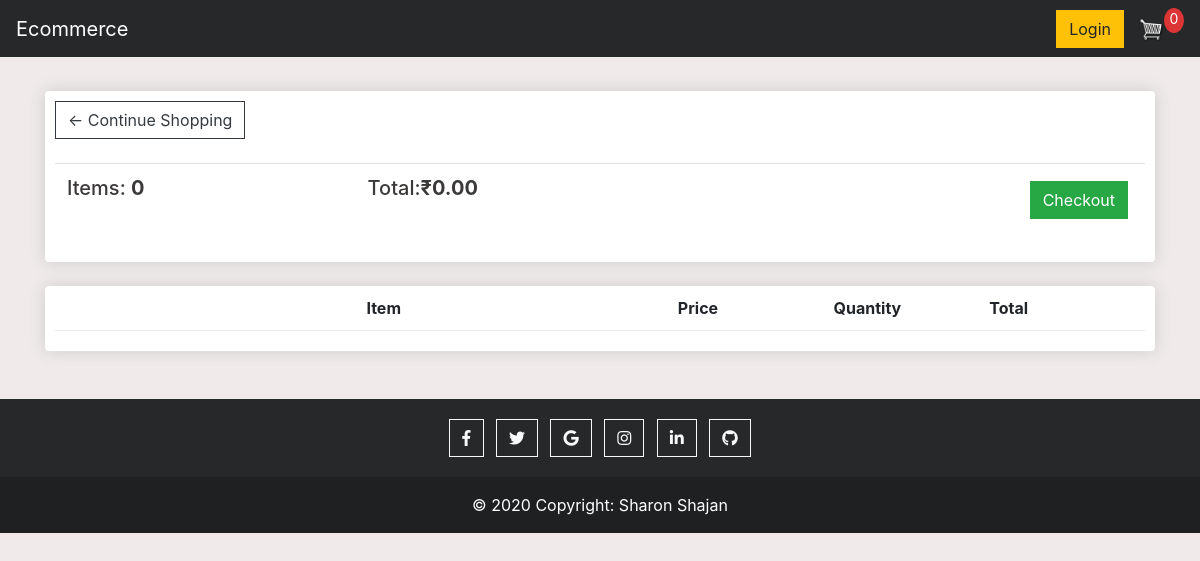
Page /cart (signed in) on the earlier database version.
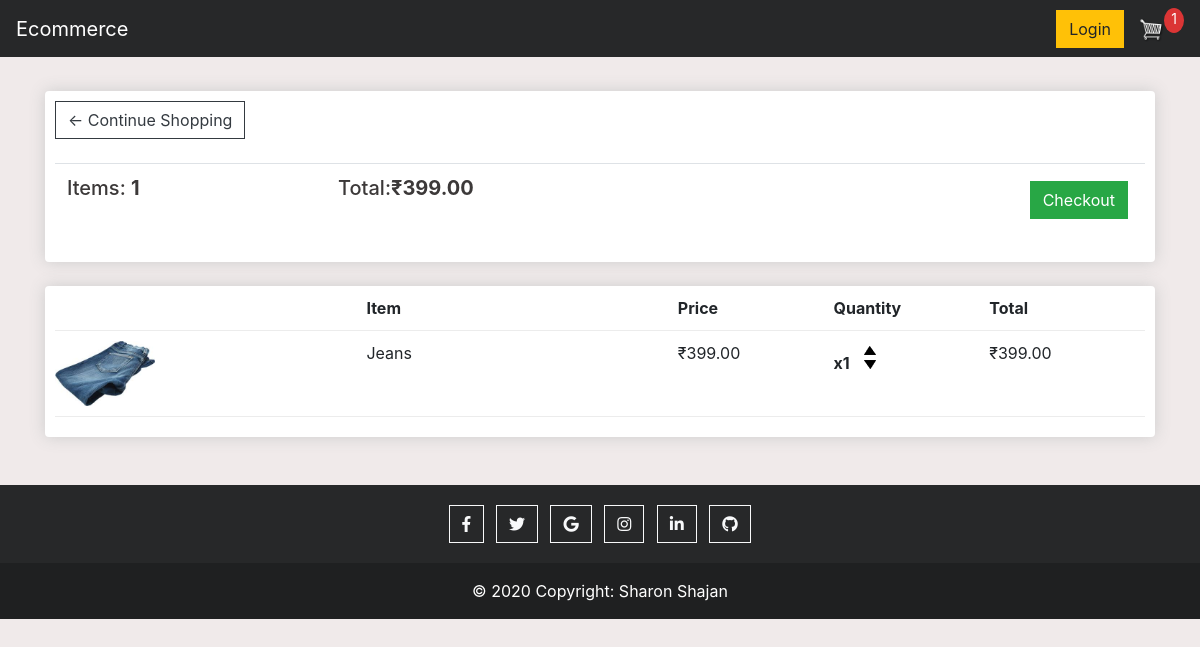
Same page on the later database version.
### store/models.py (models this page shows, shortened)
class Order(models.Model):
    customer = models.ForeignKey(Customer, on_delete=models.SET_NULL, blank=True, null=True)
    date_ordered = models.DateTimeField(auto_now_add=True)
    complete = models.BooleanField(default=False, null=True, blank=False)
    transaction_id = models.CharField(max_length=100, null=True)
    @property
    def get_cart_total(self):
        orderitems = self.orderitem_set.all()
        total = sum([item.get_total for item in orderitems])
        return total
    @property
    def get_cart_items(self):
        orderitems = self.orderitem_set.all()
        total = sum([item.quantity for item in orderitems])
        return total

class OrderItem(models.Model):
    product = models.ForeignKey(Product, on_delete=models.SET_NULL, blank=True, null=True)
    order = models.ForeignKey(Order, on_delete=models.SET_NULL, blank=True, null=True)
    quantity = models.IntegerField(default=0, null=True, blank=True)
    date_added = models.DateTimeField(auto_now_add=True)
    @property
    def get_total(self):
        total = self.product.price * self.quantity
        return total

class Product(models.Model):
    name = models.CharField(max_length=100, null=True)
    price = models.DecimalField(max_digits=7, decimal_places=2)
    digital = models.BooleanField(default=False, null=True, blank=False)
    image = models.ImageField(null=True, blank=True)
    @property
    def imageURL(self):
        try:
            url = self.image.url
        except:
            url = ''
        return url

### store/views.py (the view)
# urls.py: path('cart', views.cart, name="cart"),
def cart(request):
    data = cartData(request)
    cartItems = data['cartItems']
    order = data['order']
    items = data['items']
    context = {'items':items , 'order':order, 'cartItems':cartItems}
    return render(request, 'store/cart.html', context)

### store/utils.py (called while the page is built)
def cartData(request):
	if request.user.is_authenticated:
		customer = request.user.customer
		order, created = Order.objects.get_or_create(customer=customer, complete=False)
		items = order.orderitem_set.all()
		cartItems = order.get_cart_items
	else:
		cookieData = cookieCart(request)
		cartItems = cookieData['cartItems']
		order = cookieData['order']
		items = cookieData['items']
	return {'cartItems':cartItems ,'order':order, 'items':items}

### store/templates/store/cart.html (shortened to what this page needs)
{% extends 'store/main.html' %}
{% load static %}
{% block content %}
    <div class="row">
		<div class="col-lg-12">
			<div class="box-element">
				<a  class="btn btn-outline-dark" href="{% url 'store' %}">&#x2190; Continue Shopping</a>
				<br>
				<br>
				<table class="table">
					<tr>
						<th><h5>Items: <strong>{{order.get_cart_items}}</strong></h5></th>
						<th><h5>Total:<strong>₹{{order.get_cart_total | floatformat:2}}</strong></h5></th>
						<th>
							<a  style="float:right; margin:5px;" class="btn btn-success" href="{% url 'checkout' %}">Checkout</a>
						</th>
					</tr>
				</table>
			</div>
			<br>
			<div class="box-element">
				<div class="cart-row">
					<div style="flex:2"></div>
					<div style="flex:2"><strong>Item</strong></div>
					<div style="flex:1"><strong>Price</strong></div>
					<div style="flex:1"><strong>Quantity</strong></div>
					<div style="flex:1"><strong>Total</strong></div>
				</div>
				{% for item in items %}
				<div class="cart-row">
					<div style="flex:2"><img class="row-image" src="{{item.product.imageURL}}"></div>
					<div style="flex:2"><p>{{item.product.name}}</p></div>
					<div style="flex:1"><p>₹{{item.product.price | floatformat:2}}</p></div>
					<div style="flex:1">
						<p class="quantity">x{{item.quantity}}</p>
						<div class="quantity">
							<img data-product="{{item.product.id}}" data-action="add" class="chg-quantity update-cart" src="{% static  'images/arrow-up.png' %}">
							<img data-product="{{item.product.id}}" data-action="remove" class="chg-quantity update-cart" src="{% static  'images/arrow-down.png' %}">
						</div>
					</div>
					<div style="flex:1"><p>₹{{item.get_total | floatformat:2}}</p></div>
				</div>
				{% endfor %}
			</div>
		</div>
	</div>
{% endblock content %}

### store/templates/store/main.html (shortened to what this page needs)
<!DOCTYPE html>
{% load static %}
<html lang="en">
  <head>
    <link rel="stylesheet" href="https://stackpath.bootstrapcdn.com/bootstrap/4.4.1/css/bootstrap.min.css">
	<link rel="stylesheet" type="text/css" href="{% static 'css/main.css' %}">
	<link rel="stylesheet" href="https://use.fontawesome.com/releases/v5.0.7/css/all.css">
  </head>
<body>
	<nav class="navbar navbar-expand-lg navbar-dark bg-dark">
	  <a class="navbar-brand" id="nav" href="{% url 'store' %}">Ecommerce</a>
	  <div class="collapse navbar-collapse" id="navbarSupportedContent">
	    <div class="form-inline my-2  ml-auto my-lg-0">
	     	<a href="#"class="btn btn-warning">Login</a>
	     	<a href="{% url 'cart' %}">
	    		<img  id="cart-icon" src="{% static 'images/cart.png' %}">
	    	</a>
	    	<p id="cart-total">{{cartItems}}</p>
	    </div>
	  </div>
	</nav>
     <div class="container">
            <br>
            {% block content %}
            {% endblock content %}
         </div>
</body>
<br><br>
<footer class="bg-dark text-center text-white">
  <div class="container p-3 pb-0">
    <section class="mb-6">
      <a class="btn btn-outline-light btn-floating m-1" href="#!" role="button"
        ><i class="fab fa-facebook-f"></i
      ></a>
      <a class="btn btn-outline-light btn-floating m-1" href="#!" role="button"
        ><i class="fab fa-twitter"></i
      ></a>
      <a class="btn btn-outline-light btn-floating m-1" href="#!" role="button"
        ><i class="fab fa-google"></i
      ></a>
      <a class="btn btn-outline-light btn-floating m-1" href="#!" role="button"
        ><i class="fab fa-instagram"></i
      ></a>
      <a class="btn btn-outline-light btn-floating m-1" href="#!" role="button"
        ><i class="fab fa-linkedin-in"></i
      ></a>
      <a class="btn btn-outline-light btn-floating m-1" href="#!" role="button"
        ><i class="fab fa-github"></i
      ></a>
    </section>
  </div>
  <div class="text-center p-3" style="background-color: rgba(0, 0, 0, 0.2);">
    © 2020 Copyright:
    <a class="text-white" href="https://www.linkedin.com/in/sharon-shajan-74a7a51a5/">Sharon Shajan</a>
  </div>
</footer>
</html>

### static/CSS/main.css (style rules this page uses)
body { background-color: hsl(0, 17%, 93%); }
h1,h2,h3,h4,h5,h6 { color:hsl(0, 3%, 23%); }
.box-element { box-shadow:hsl(0, 0%, 80%) 0 0 16px; background-color: #fff; border-radius: 4px; padding: 10px; }
#cart-icon { width:25px; display: inline-block; margin-left: 15px; }
#cart-total { display: block; text-align: center; color:#fff; background-color: rgb(219, 53, 53); width: 20px; height: 25px; border-radius: 50%; font-size: 14px; }
.col-lg-4, .col-lg-6, .col-lg-8, .col-lg-12 { margin-top: 10px; }
.btn { border-radius: 0; }
.row-image { width: 100px; }
.cart-row { display: flex; align-items: flex-stretch; padding-bottom: 10px; margin-bottom: 10px; border-bottom: 1px solid #ececec; }
.quantity { display: inline-block; font-weight: 700; padding-right:10px; }
.chg-quantity { width: 12px; cursor: pointer; display: block; margin-top: 5px; transition:.1s; }
.bg-dark { background-color: #272829!important; }

Differences in the rows shown:
computed for Order: get_cart_items "0" → "1"; get_cart_total "0.00" → "399.00"
added OrderItem: product.imageURL (picture), product.name "Jeans", product.price "399.00", quantity "1", get_total "399.00"
Other differences:
{{ cartItems }}: "0" → "1"
